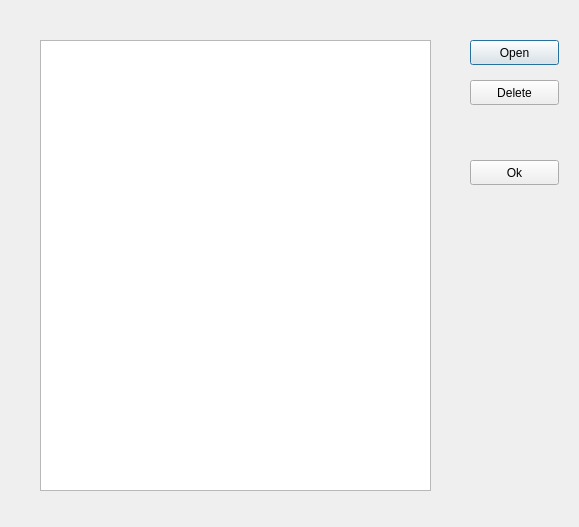
<?xml version="1.0" encoding="UTF-8"?>
<ui version="4.0">
 <class>ProjectList</class>
 <widget class="QDialog" name="ProjectList">
  <property name="geometry">
   <rect>
    <x>0</x>
    <y>0</y>
    <width>579</width>
    <height>527</height>
   </rect>
  </property>
  <property name="windowTitle">
   <string>Projects</string>
  </property>
  <widget class="QListView" name="pListView">
   <property name="geometry">
    <rect>
     <x>40</x>
     <y>40</y>
     <width>391</width>
     <height>451</height>
    </rect>
   </property>
  </widget>
  <widget class="QPushButton" name="openButton">
   <property name="geometry">
    <rect>
     <x>470</x>
     <y>40</y>
     <width>89</width>
     <height>25</height>
    </rect>
   </property>
   <property name="text">
    <string>Open</string>
   </property>
  </widget>
  <widget class="QPushButton" name="delButton">
   <property name="geometry">
    <rect>
     <x>470</x>
     <y>80</y>
     <width>89</width>
     <height>25</height>
    </rect>
   </property>
   <property name="text">
    <string>Delete</string>
   </property>
  </widget>
  <widget class="QPushButton" name="okButton">
   <property name="geometry">
    <rect>
     <x>470</x>
     <y>160</y>
     <width>89</width>
     <height>25</height>
    </rect>
   </property>
   <property name="text">
    <string>Ok</string>
   </property>
  </widget>
 </widget>
 <resources/>
 <connections>
  <connection>
   <sender>okButton</sender>
   <signal>clicked()</signal>
   <receiver>ProjectList</receiver>
   <slot>accept()</slot>
   <hints>
    <hint type="sourcelabel">
     <x>514</x>
     <y>172</y>
    </hint>
    <hint type="destinationlabel">
     <x>289</x>
     <y>263</y>
    </hint>
   </hints>
  </connection>
 </connections>
</ui>
